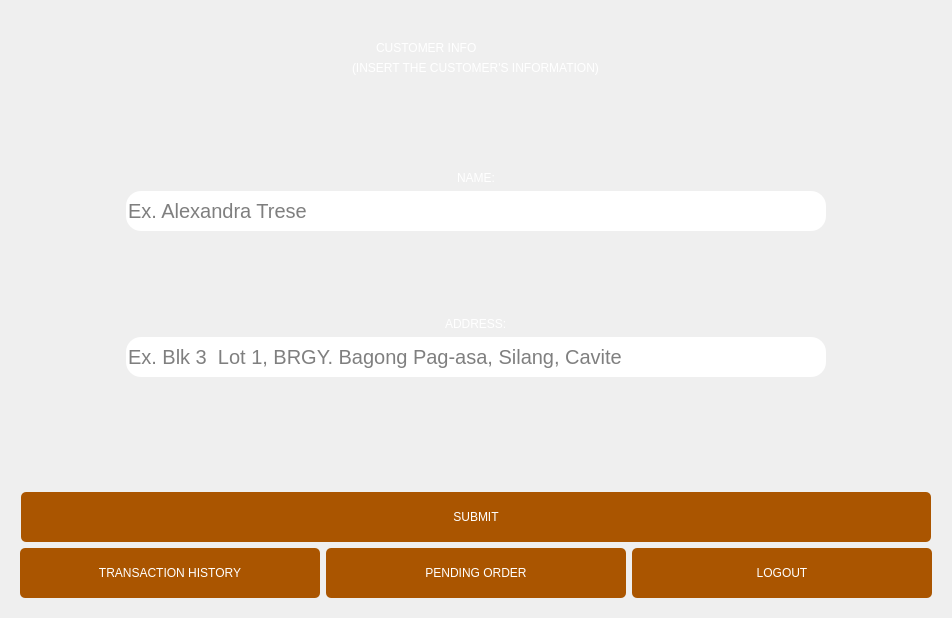
      <widget class="QWidget" name="page">
       <layout class="QGridLayout" name="gridLayout">
        <item row="16" column="0" alignment="Qt::AlignRight">
         <widget class="QLabel" name="label_9">
          <property name="styleSheet">
           <string notr="true">color: rgb(255, 255, 255);
font: 30pt &quot;Corbel Light&quot;;</string>
          </property>
          <property name="text">
           <string/>
          </property>
         </widget>
        </item>
        <item row="9" column="0" colspan="2">
         <spacer name="verticalSpacer_4">
          <property name="orientation">
           <enum>Qt::Vertical</enum>
          </property>
          <property name="sizeType">
           <enum>QSizePolicy::Fixed</enum>
          </property>
          <property name="sizeHint" stdset="0">
           <size>
            <width>20</width>
            <height>30</height>
           </size>
          </property>
         </spacer>
        </item>
        <item row="11" column="0" colspan="2" alignment="Qt::AlignHCenter">
         <widget class="QLabel" name="label">
          <property name="maximumSize">
           <size>
            <width>16777215</width>
            <height>20</height>
           </size>
          </property>
          <property name="styleSheet">
           <string notr="true">color: rgb(255, 255, 255);
font: 16pt &quot;Corbel Light&quot;;</string>
          </property>
          <property name="text">
           <string>(INSERT THE CUSTOMER'S INFORMATION)</string>
          </property>
         </widget>
        </item>
        <item row="16" column="1" alignment="Qt::AlignLeft">
         <widget class="QLabel" name="label_25">
          <property name="styleSheet">
           <string notr="true">color: rgb(255, 255, 255);
font: 30pt &quot;Corbel Light&quot;;</string>
          </property>
          <property name="text">
           <string/>
          </property>
         </widget>
        </item>
        <item row="17" column="0" colspan="2" alignment="Qt::AlignHCenter">
         <widget class="QLabel" name="label_5">
          <property name="styleSheet">
           <string notr="true">color: rgb(255, 255, 255);
font: 75 30pt &quot;Corbel&quot;;</string>
          </property>
          <property name="text">
           <string>NAME:</string>
          </property>
         </widget>
        </item>
        <item row="22" column="0" colspan="2" alignment="Qt::AlignHCenter">
         <widget class="QLineEdit" name="lineEdit_2">
          <property name="minimumSize">
           <size>
            <width>700</width>
            <height>40</height>
           </size>
          </property>
          <property name="maximumSize">
           <size>
            <width>700</width>
            <height>40</height>
           </size>
          </property>
          <property name="font">
           <font>
            <pointsize>15</pointsize>
           </font>
          </property>
          <property name="styleSheet">
           <string notr="true">QLineEdit{
	 
	background-color: rgb(255, 255, 255);
	border-radius: 15px;
	
}
QLineEdit:hover{
	border :3px solid rgb(170, 85, 0);
}

QLineEdit:focus{
	border :3px solid rgb(35, 218, 233);
}</string>
          </property>
          <property name="placeholderText">
           <string>Ex. Blk 3  Lot 1, BRGY. Bagong Pag-asa, Silang, Cavite</string>
          </property>
          <property name="clearButtonEnabled">
           <bool>true</bool>
          </property>
         </widget>
        </item>
        <item row="31" column="0" colspan="2">
         <spacer name="verticalSpacer_10">
          <property name="orientation">
           <enum>Qt::Vertical</enum>
          </property>
          <property name="sizeType">
           <enum>QSizePolicy::Fixed</enum>
          </property>
          <property name="sizeHint" stdset="0">
           <size>
            <width>20</width>
            <height>100</height>
           </size>
          </property>
         </spacer>
        </item>
        <item row="18" column="0" colspan="2" alignment="Qt::AlignHCenter">
         <widget class="QLineEdit" name="lineEdit_3">
          <property name="minimumSize">
           <size>
            <width>700</width>
            <height>40</height>
           </size>
          </property>
          <property name="maximumSize">
           <size>
            <width>700</width>
            <height>40</height>
           </size>
          </property>
          <property name="font">
           <font>
            <pointsize>15</pointsize>
            <weight>50</weight>
            <italic>false</italic>
            <bold>false</bold>
            <strikeout>false</strikeout>
            <kerning>true</kerning>
           </font>
          </property>
          <property name="styleSheet">
           <string notr="true">QLineEdit{
	 
	background-color: rgb(255, 255, 255);
	border-radius: 15px;
	
}
QLineEdit:hover{
	border :3px solid rgb(170, 85, 0);
}

QLineEdit:focus{
	border :3px solid rgb(35, 218, 233);
}</string>
          </property>
          <property name="placeholderText">
           <string>Ex. Alexandra Trese</string>
          </property>
          <property name="clearButtonEnabled">
           <bool>true</bool>
          </property>
         </widget>
        </item>
        <item row="20" column="0" colspan="2">
         <spacer name="verticalSpacer_9">
          <property name="orientation">
           <enum>Qt::Vertical</enum>
          </property>
          <property name="sizeType">
           <enum>QSizePolicy::Maximum</enum>
          </property>
          <property name="sizeHint" stdset="0">
           <size>
            <width>20</width>
            <height>80</height>
           </size>
          </property>
         </spacer>
        </item>
        <item row="0" column="0">
         <spacer name="verticalSpacer_2">
          <property name="orientation">
           <enum>Qt::Vertical</enum>
          </property>
          <property name="sizeType">
           <enum>QSizePolicy::Fixed</enum>
          </property>
          <property name="sizeHint" stdset="0">
           <size>
            <width>20</width>
            <height>0</height>
           </size>
          </property>
         </spacer>
        </item>
        <item row="10" column="0" colspan="2" alignment="Qt::AlignHCenter">
         <widget class="QLabel" name="label_4">
          <property name="sizePolicy">
           <sizepolicy hsizetype="Preferred" vsizetype="Fixed">
            <horstretch>0</horstretch>
            <verstretch>0</verstretch>
           </sizepolicy>
          </property>
          <property name="minimumSize">
           <size>
            <width>200</width>
            <height>0</height>
           </size>
          </property>
          <property name="maximumSize">
           <size>
            <width>16777215</width>
            <height>60</height>
           </size>
          </property>
          <property name="styleSheet">
           <string notr="true">font: 50pt &quot;Agency FB&quot;;
color: rgb(255, 255, 255);</string>
          </property>
          <property name="text">
           <string>CUSTOMER INFO</string>
          </property>
         </widget>
        </item>
        <item row="34" column="0" colspan="2">
         <widget class="QWidget" name="verticalWidget" native="true">
          <layout class="QVBoxLayout" name="verticalLayout">
           <item>
            <layout class="QGridLayout" name="gridLayout_8">
             <item row="1" column="1">
              <widget class="QPushButton" name="pushButton_5">
               <property name="minimumSize">
                <size>
                 <width>300</width>
                 <height>50</height>
                </size>
               </property>
               <property name="maximumSize">
                <size>
                 <width>300</width>
                 <height>50</height>
                </size>
               </property>
               <property name="toolTip">
                <string>&lt;html&gt;&lt;head/&gt;&lt;body&gt;&lt;p&gt;&lt;span style=&quot; font-weight:600;&quot;&gt;Pending Order Button&lt;/span&gt;&lt;/p&gt;&lt;p&gt;- Clicked it to view the pending orders.&lt;/p&gt;&lt;p&gt;NOTE: if this button is in DISABLE (low opacity) its indicate that there is no order in queue in pending order.&lt;/p&gt;&lt;/body&gt;&lt;/html&gt;</string>
               </property>
               <property name="styleSheet">
                <string notr="true">QPushButton
{
	
	font: 16pt &quot;Corbel Light&quot;;
	color: rgb(255, 255, 255);
	background-color: rgb(170, 85, 0);
    border-radius:5px;
	

	
}

QPushButton:hover
{
	background-color: rgb(0, 255, 255);
	border:0px solid rgb(255,255,255);
	border-style: outset;
	border-width: 2px;
	margin-bottom: 1px;
}
QPushButton:pressed
{
	background-color: rgb(170, 85, 0);
	background-color: rgba(0, 120, 252, 150);
    border-style: inset;
    border-width: 2px;
}</string>
               </property>
               <property name="text">
                <string>PENDING ORDER</string>
               </property>
              </widget>
             </item>
             <item row="0" column="0" colspan="3" alignment="Qt::AlignHCenter">
              <widget class="QPushButton" name="pushButton_15">
               <property name="minimumSize">
                <size>
                 <width>910</width>
                 <height>50</height>
                </size>
               </property>
               <property name="maximumSize">
                <size>
                 <width>920</width>
                 <height>50</height>
                </size>
               </property>
               <property name="toolTip">
                <string>&lt;html&gt;&lt;head/&gt;&lt;body&gt;&lt;p&gt;&lt;span style=&quot; font-weight:600;&quot;&gt;Submit Button (Enter)&lt;/span&gt;&lt;/p&gt;&lt;p&gt;- Clicked it if you want to submit your order and info.&lt;/p&gt;&lt;/body&gt;&lt;/html&gt;</string>
               </property>
               <property name="styleSheet">
                <string notr="true">QPushButton
{
	
	font: 20pt &quot;Corbel Light&quot;;
	color: rgb(255, 255, 255);
	background-color: rgb(170, 85, 0);
    border-radius:5px;
	

	
}

QPushButton:hover
{
	background-color: rgb(0, 255, 255);
	border:0px solid rgb(255,255,255);
	border-style: outset;
	border-width: 2px;
	margin-bottom: 1px;
}
QPushButton:pressed
{
	background-color: rgb(170, 85, 0);
	background-color: rgba(0, 120, 252, 150);
    border-style: inset;
    border-width: 2px;
}</string>
               </property>
               <property name="text">
                <string>SUBMIT</string>
               </property>
              </widget>
             </item>
             <item row="1" column="2" alignment="Qt::AlignLeft">
              <widget class="QPushButton" name="pushButton_52">
               <property name="minimumSize">
                <size>
                 <width>300</width>
                 <height>50</height>
                </size>
               </property>
               <property name="maximumSize">
                <size>
                 <width>300</width>
                 <height>50</height>
                </size>
               </property>
               <property name="toolTip">
                <string>&lt;html&gt;&lt;head/&gt;&lt;body&gt;&lt;p&gt;&lt;span style=&quot; font-weight:600;&quot;&gt;Logout Button &lt;/span&gt;&lt;/p&gt;&lt;p&gt;- Clicked it to Logout in the Takoyuppie ordering system.&lt;/p&gt;&lt;/body&gt;&lt;/html&gt;</string>
               </property>
               <property name="styleSheet">
                <string notr="true">QPushButton
{
	
	font: 20pt &quot;Corbel Light&quot;;
	color: rgb(255, 255, 255);
	background-color: rgb(170, 85, 0);
    border-radius:5px;
	

	
}

QPushButton:hover
{
	background-color: rgb(0, 255, 255);
	border:0px solid rgb(255,255,255);
	border-style: outset;
	border-width: 2px;
	margin-bottom: 1px;
}
QPushButton:pressed
{
	background-color: rgb(170, 85, 0);
	background-color: rgba(0, 120, 252, 150);
    border-style: inset;
    border-width: 2px;
}</string>
               </property>
               <property name="text">
                <string>LOGOUT</string>
               </property>
              </widget>
             </item>
             <item row="1" column="0" alignment="Qt::AlignRight">
              <widget class="QPushButton" name="pushButton_51">
               <property name="minimumSize">
                <size>
                 <width>300</width>
                 <height>50</height>
                </size>
               </property>
               <property name="maximumSize">
                <size>
                 <width>300</width>
                 <height>50</height>
                </size>
               </property>
               <property name="toolTip">
                <string>&lt;html&gt;&lt;head/&gt;&lt;body&gt;&lt;p&gt;&lt;span style=&quot; font-weight:600;&quot;&gt;Transaction History Button&lt;/span&gt;&lt;/p&gt;&lt;p&gt;- Clicked it to view the Successful and Cancelled order stored here.&lt;/p&gt;&lt;/body&gt;&lt;/html&gt;</string>
               </property>
               <property name="styleSheet">
                <string notr="true">QPushButton
{
	
	font: 16pt &quot;Corbel Light&quot;;
	color: rgb(255, 255, 255);
	background-color: rgb(170, 85, 0);
    border-radius:5px;
	

	
}

QPushButton:hover
{
	background-color: rgb(0, 255, 255);
	border:0px solid rgb(255,255,255);
	border-style: outset;
	border-width: 2px;
	margin-bottom: 1px;
}
QPushButton:pressed
{
	background-color: rgb(170, 85, 0);
	background-color: rgba(0, 120, 252, 150);
    border-style: inset;
    border-width: 2px;
}</string>
               </property>
               <property name="text">
                <string>TRANSACTION HISTORY</string>
               </property>
              </widget>
             </item>
            </layout>
           </item>
          </layout>
         </widget>
        </item>
        <item row="21" column="0" colspan="2" alignment="Qt::AlignHCenter">
         <widget class="QLabel" name="label_3">
          <property name="styleSheet">
           <string notr="true">color: rgb(255, 255, 255);
font: 75 30pt &quot;Corbel&quot;;</string>
          </property>
          <property name="text">
           <string>ADDRESS:</string>
          </property>
         </widget>
        </item>
        <item row="12" column="0" colspan="2">
         <spacer name="verticalSpacer_5">
          <property name="orientation">
           <enum>Qt::Vertical</enum>
          </property>
          <property name="sizeType">
           <enum>QSizePolicy::Maximum</enum>
          </property>
          <property name="sizeHint" stdset="0">
           <size>
            <width>20</width>
            <height>70</height>
           </size>
          </property>
         </spacer>
        </item>
       </layout>
      </widget>
